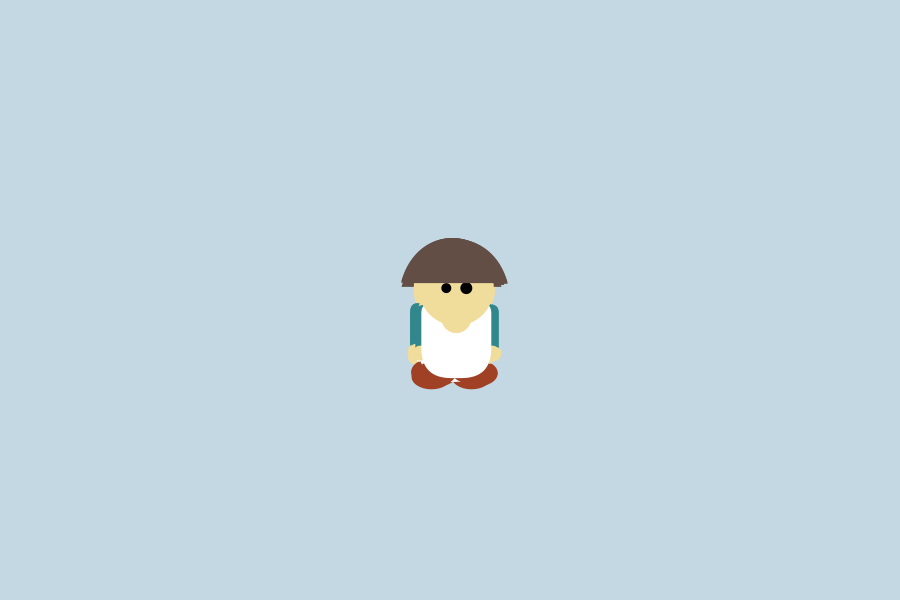
Frame 1 (no input)
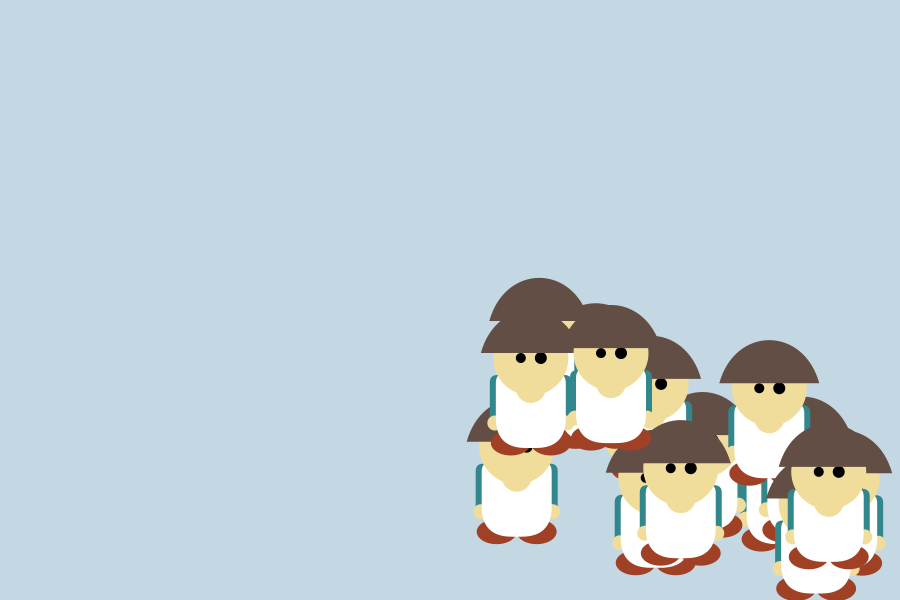
Frame 60 (the mouse pressed at the canvas centre just before this capture)
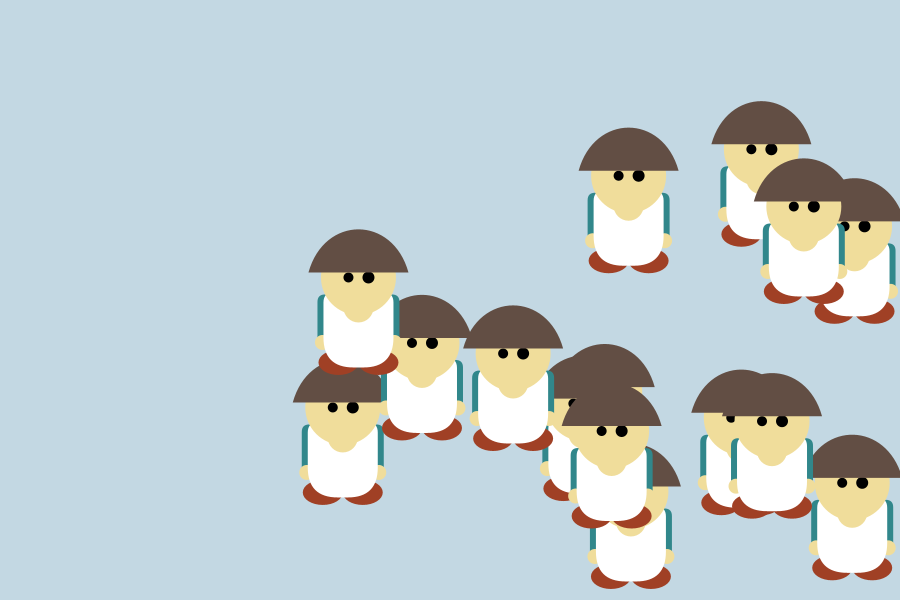
Frame 120 (the mouse held since frame 60 and released just before this capture)

The Processing sketch that drew these frames (run headless with seeded random() and noise(); from frame 60 on, the mouse is pressed at the canvas centre):

// Processing sketch: processing_168489
// ── processing_168489.pde

int num_personatges = 15;
int[] sz = new int [num_personatges];

float[] posicionsX = new float [num_personatges];
float[] posicionsY = new float [num_personatges];
float[] velocitatsX = new float [num_personatges];
float[] velocitatsY = new float [num_personatges];




void setup(){
  size(900,600);
  //inicialitzem posicions i velocitats:
   
  for( int i=0; i< num_personatges; i++)
  {
    posicionsX [i] = width/2;
    posicionsY [i] = height/2;
    velocitatsX [i] = random(1,8);
    velocitatsY [i] = random(1,8); 
    sz [i]  = 30;
  }
 
}

void draw(){

    background(#C3D8E3);
    
    for( int i=0; i< num_personatges; i++)
    {
    modificar_pos(i);
    comprovar_lim(i);
    personatge(i);
    
    }
}


void modificar_pos(int _i)
{
    posicionsX [_i]  += velocitatsX [_i] ;
    posicionsY [_i] += velocitatsY [_i] ;
}


void comprovar_lim(int _i)
{
    
    if((posicionsX[_i] < sz[_i]/2+30)||(posicionsX[_i] > width-sz[_i]/2-30)){
      velocitatsX [_i]  = -velocitatsX [_i] ;
    } 
    
    if((posicionsY[_i] < sz[_i]/2+50)||(posicionsY[_i] >height-sz[_i]/2-65)){
      velocitatsY [_i]  = -velocitatsY [_i] ;
    } 
}


void personatge(int _i)
{ 
  noStroke();
  fill(#31878B);
  rect(posicionsX[_i]-83/2,posicionsY[_i]+5/2,30/2,100/2,100/2,100/2,100/2,100/2);
  rect(posicionsX[_i]+53/2,posicionsY[_i]+5/2,30/2,100/2,100/2,100/2,100/2,100/2);
  fill(#F0DD9B);
  ellipse(posicionsX[_i]-73/2, posicionsY[_i]+100/2,30/2,30/2);
  ellipse(posicionsX[_i]+73/2,posicionsY[_i]+100/2,30/2,30/2);
   fill(#A04025);
  ellipse(posicionsX[_i]-40/2,posicionsY[_i]+140/2,80/2,-50/2);
  ellipse(posicionsX[_i]+40/2,posicionsY[_i]+140/2,80/2,-50/2);
  fill(#FFFFFF);
  rect(posicionsX[_i]-70/2,posicionsY[_i],140/2,150/2,20/2,20/2,60/2,60/2);
  fill(#F0DD9B);//lhe hagut de posar aqui perque sinÃ�Â³ el rectangle es sobreposava a les altres formes
  ellipse(posicionsX[_i], posicionsY[_i]+30/2, 60/2,60/2);
  ellipse(posicionsX[_i],posicionsY[_i]-30/2,150/2,150/2); 
  fill(0);
  ellipse(posicionsX[_i]-20/2,posicionsY[_i]-30/2,20/2,20/2);
  ellipse(posicionsX[_i]+20/2,posicionsY[_i]-30/2,25/2,25/2);
  fill(#624E44);
  curve(posicionsX[_i]-90/2,posicionsY[_i]+650/2,posicionsX[_i]-100/2,posicionsY[_i]-40/2,posicionsX[_i]+100/2,posicionsY[_i]-40/2, posicionsX[_i]+90/2,posicionsY[_i]+650/2);
}
